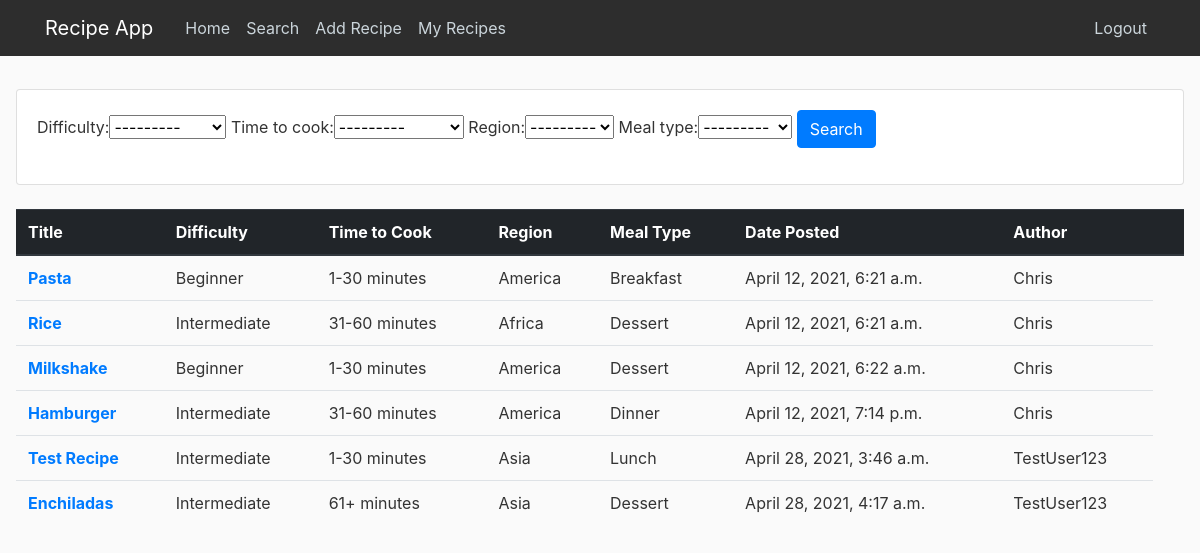
Screenshot of /search/ (signed in) with the database file from the repository.
### cooking/models.py (models this page shows, shortened)
class Recipe(models.Model):
    DIFFICULTY = [
        ('Beginner', 'Beginner'),
        ('Intermediate', 'Intermediate'),
        ('Expert', 'Expert'),
    ]
    TIME_TO_COOK = [
        ('1-30 minutes', '1-30 minutes'),
        ('31-60 minutes', '31-60 minutes'),
        ('61+ minutes', '61+ minutes'),
    ]
    REGION = [
        ('America', 'America'),
        ('Europe', 'Europe'),
        ('Africa', 'Africa'),
        ('Asia', 'Asia'),
        ('Australia', 'Australia')
    ]
    MEAL_TYPE = [
        ('Breakfast', 'Breakfast'),
        ('Lunch', 'Lunch'),
        ('Dinner', 'Dinner'),
        ('Dessert', 'Dessert'),
        ('Snack', 'Snack'),
    ]
    title = models.CharField(max_length=100, null=True)
    difficulty = models.CharField(
        max_length=100,
        choices=DIFFICULTY,
        null=True
    )
    time_to_cook = models.CharField(
        max_length=100,
        choices=TIME_TO_COOK,
        null=True
    )
    region = models.CharField(
        max_length=100,
        choices=REGION,
        null=True
    )
    meal_type = models.CharField(
        max_length=100,
        choices=MEAL_TYPE,
        null=True
    )
    content = models.TextField(null=True)
    date_posted = models.DateTimeField(default=timezone.now, null=True)
    author = models.ForeignKey(User, on_delete=models.SET_NULL, null=True)
    is_saved = models.BooleanField(default=False)

### cooking/views.py (the view)
# urls.py: path('search/', views.search, name='cooking-search'),
def search(request):
    recipes = Recipe.objects.all()
    myFilter = RecipeFilter(request.GET, queryset=recipes)
    recipes = myFilter.qs
    context = {'recipes': recipes, 'myFilter': myFilter}
    return render(request, 'cooking/search.html', context)

### cooking/templates/cooking/search.html
{% extends "cooking/base.html" %}
{% block content %}
<br>
<div class="row">
  <div class="col">
    <div class="card card-body">
      <form method="get">
        {{ myFilter.form }}
        <button class="btn btn-primary" type="submit">Search</button>
      </form>
    </div>
  </div>
</div>
<br>
<table class="table">
  <thead class="thead-dark">
    <tr>
      <th scope="col">Title</th>
      <th scope="col">Difficulty</th>
      <th scope="col">Time to Cook</th>
        <th scope="col">Region</th>
        <th scope="col">Meal Type</th>
        <th scope="col">Date Posted</th>
        <th scope="col">Author</th>
      <th scope="col"></th>
    </tr>
  </thead>
  <tbody>
  {% for recipe in recipes %}
    <tr>
      <form method="POST" class="form-group">
      <th scope="row"><a href="{% url 'viewRecipe' recipe.id %}">{{ recipe.title }}</a></th>
      <td>{{ recipe.difficulty }}</td>
      <td>{{ recipe.time_to_cook }}</td>
      <td>{{ recipe.region }}</td>
        <td>{{ recipe.meal_type }}</td>
        <td>{{ recipe.date_posted }}</td>
        <td>{{ recipe.author }}</td>
  </form>
    </tr>
  {% endfor %}
  </tbody>
</table>
{% endblock %}

### cooking/static/cooking/main.css (style rules this page uses)
body { background: #fafafa; color: #333333; margin-top: 3rem; padding: 1em; }

### rows the page displays
Recipe: title "Pasta", difficulty "Beginner", time_to_cook "1-30 minutes", region "America", meal_type "Breakfast", date_posted "April 12, 2021, 6:21 a.m.", author "Chris"
Recipe: title "Rice", difficulty "Intermediate", time_to_cook "31-60 minutes", region "Africa", meal_type "Dessert", date_posted "April 12, 2021, 6:21 a.m.", author "Chris"
Recipe: title "Milkshake", difficulty "Beginner", time_to_cook "1-30 minutes", region "America", meal_type "Dessert", date_posted "April 12, 2021, 6:22 a.m.", author "Chris"
Recipe: title "Hamburger", difficulty "Intermediate", time_to_cook "31-60 minutes", region "America", meal_type "Dinner", date_posted "April 12, 2021, 7:14 p.m.", author "Chris"
Recipe: title "Test Recipe", difficulty "Intermediate", time_to_cook "1-30 minutes", region "Asia", meal_type "Lunch", date_posted "April 28, 2021, 3:46 a.m.", author "TestUser123"
Recipe: title "Enchiladas", difficulty "Intermediate", time_to_cook "61+ minutes", region "Asia", meal_type "Dessert", date_posted "April 28, 2021, 4:17 a.m.", author "TestUser123"
